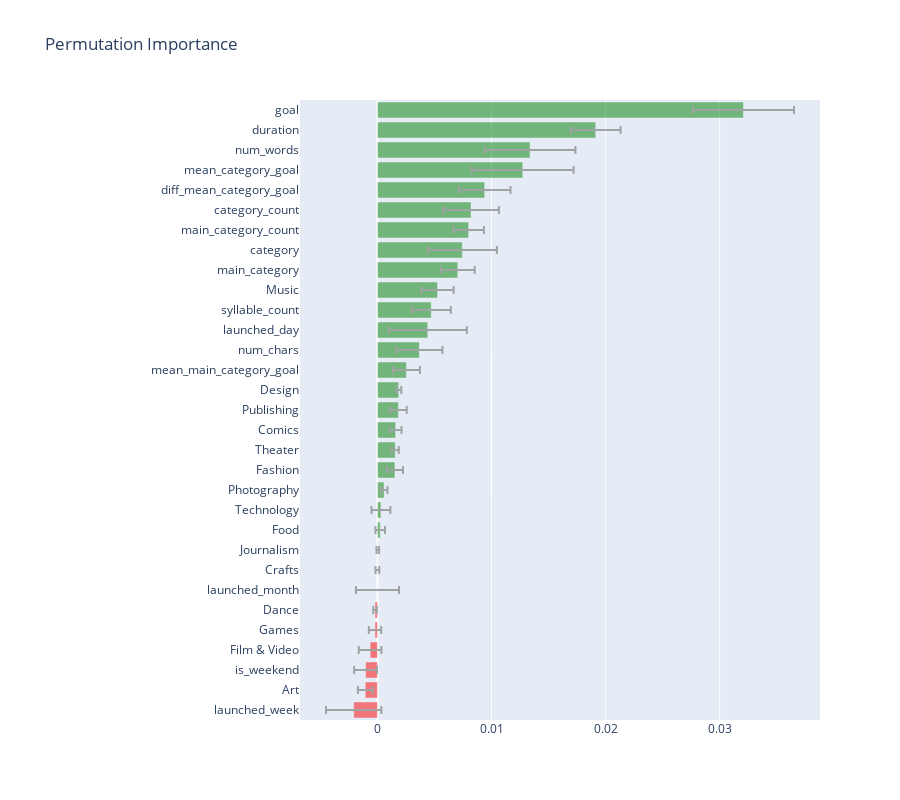

The code cell stored with this chart in its notebook:
### Markdown cell above
## Which features have the biggest impact on the project success? (Permutation Importance)

In the last section, we mainly identified which the features at a very high level which are relatively important to the model outcome. In this section, we will go a little deeper and understand which features has the biggest impact on the model predictions (in absolute sense). One of the ways to identify such behaviour is to use permutation importance.

**The idea of permutation importance is very straightforward. After training a model, the model outcomes are obtained. The most important features for the model are the ones if the values of those feature are randomly shuffled then they lead to biggest drops in the model outcome accuracies. Let's look at the permutation importance of features of our model.**

-----

### Code cell
from eli5.sklearn import PermutationImportance
import eli5
perm = PermutationImportance(model1, random_state=1).fit(X_test, y_test)
pi_df = eli5.explain_weights_df(perm, feature_names = X_test.columns.tolist())
pi_df["color"] = pi_df["weight"].apply(lambda x : "green" if x > 0 else "red")

data = [
    go.Bar(
        orientation = "h",
        y = pi_df.feature[::-1],
        x = pi_df.weight[::-1],
        marker = dict(
            opacity = 0.5,
            color = pi_df.color[::-1]        ),
        error_x = dict( type='data', color="#9fa3a3",
            array=list(pi_df["std"][::-1]),
            visible=True),
        name = 'expenses'
    )
]


layout = go.Layout(title="Permutation Importance", height = 800, margin=dict(l=300))

annotations = []
for i, row in pi_df.iterrows():
    dict(y=row.feature, x=row.weight, text="d",
                                  font=dict(family='Arial', size=14,
                                  color='rgba(245, 246, 249, 1)'),
                                  showarrow=False,)
layout['annotations'] = annotations
fig = go.Figure(data=data, layout = layout)
fig.show()
# iplot(fig, filename='base-bar')

### Figure 1 — Plotly figure (JSON) as saved in the notebook; plotly's stock layout.template omitted (floating-point values rounded to 4 significant figures)
{"data": [{"error_x": {"array": [0.002429, 0.0006421, 0.001003, 0.0009937, 0.0005441, 0.0001561, 0.001889, 0.0001677, 0.0001145, 0.0004175, 0.000827, 0.0002968, 0.0007047, 0.0003122, 0.0005176, 0.0007308, 0.0002249, 0.00118, 0.002026, 0.003427, 0.001719, 0.001415, 0.001487, 0.003034, 0.001339, 0.00244, 0.002267, 0.004462, 0.003982, 0.002184, 0.004435], "color": "#9fa3a3", "type": "data", "visible": true}, "marker": {"color": ["red", "red", "red", "red", "red", "red", "red", "red", "green", "green", "green", "green", "green", "green", "green", "green", "green", "green", "green", "green", "green", "green", "green", "green", "green", "green", "green", "green", "green", "green", "green"], "opacity": 0.5}, "name": "expenses", "orientation": "h", "type": "bar", "x": [-0.002081, -0.001071, -0.001041, -0.0006428, -0.0002143, -0.0002143, -4.441e-17, -2.22e-17, 3.061e-05, 0.0002449, 0.0003061, 0.0005816, 0.00153, 0.001561, 0.001592, 0.001837, 0.001867, 0.002541, 0.003673, 0.004408, 0.004714, 0.005265, 0.00704, 0.007438, 0.007989, 0.008203, 0.009397, 0.01273, 0.01338, 0.01913, 0.03208], "y": ["launched_week", "Art", "is_weekend", "Film & Video", "Games", "Dance", "launched_month", "Crafts", "Journalism", "Food", "Technology", "Photography", "Fashion", "Theater", "Comics", "Publishing", "Design", "mean_main_category_goal", "num_chars", "launched_day", "syllable_count", "Music", "main_category", "category", "main_category_count", "category_count", "diff_mean_category_goal", "mean_category_goal", "num_words", "duration", "goal"]}], "layout": {"height": 800, "margin": {"l": 300}, "title": {"text": "Permutation Importance"}}}
